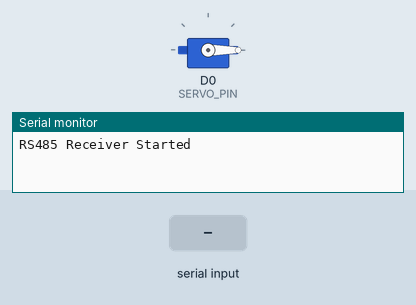
Bench run of a sketch on a simulated ESP8266 (NodeMCU). Parts: servo, the last lines printed to the serial monitor. Inputs (shaded band) come from the test bench.

Above: at 1.2 s.
1.3 s: "S:90\n" received over the second serial link
At 1.6 s:
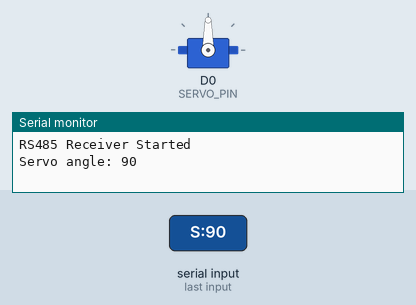
2.8 s: "S:\n" received over the second serial link
At 4.0 s:
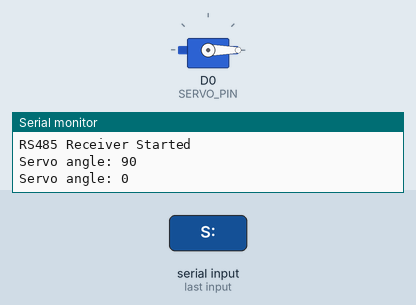
Timing chart, 0 to 5.8 s (numbered marks = the images above; inputs shaded):
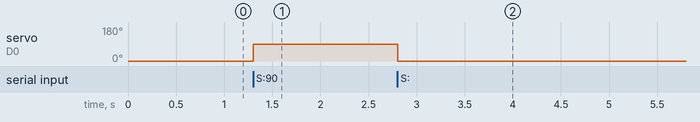

Measured:
- after the input at 1.3 s, servo on D0 (SERVO_PIN): 0° → 90° at once
- after the input at 2.8 s, servo on D0 (SERVO_PIN): 90° → 0° at once

The sketch:

Receiver.ino
```cpp
/*
  ESP8266 RS485 Receiver
  Receives servo angle over RS485 and moves servo
*/
#include <SoftwareSerial.h>
#include <Servo.h>

#define RS485_RX D1   // GPIO5
#define RS485_TX D2   // GPIO5
#define SERVO_PIN D0  // GPIO16
SoftwareSerial rs485(RS485_RX, RS485_TX);
Servo myServo;
String incoming = "";

void setup() {
  Serial.begin(115200);
  Serial.println("RS485 Receiver Started");

  rs485.begin(9600);   // RX only
  myServo.attach(SERVO_PIN);
  myServo.write(0);
}

void loop() {
  while (rs485.available()) {
    char c = rs485.read();

    if (c == '\n') {
      processMessage(incoming);
      incoming = "";
    } else {
      incoming += c;
    }
  }
}

void processMessage(String msg) {
  if (msg.startsWith("S:")) {
    int angle = msg.substring(2).toInt();
    angle = constrain(angle, 0, 180);

    myServo.write(angle);

    Serial.print("Servo angle: ");
    Serial.println(angle);
  }
}
```
